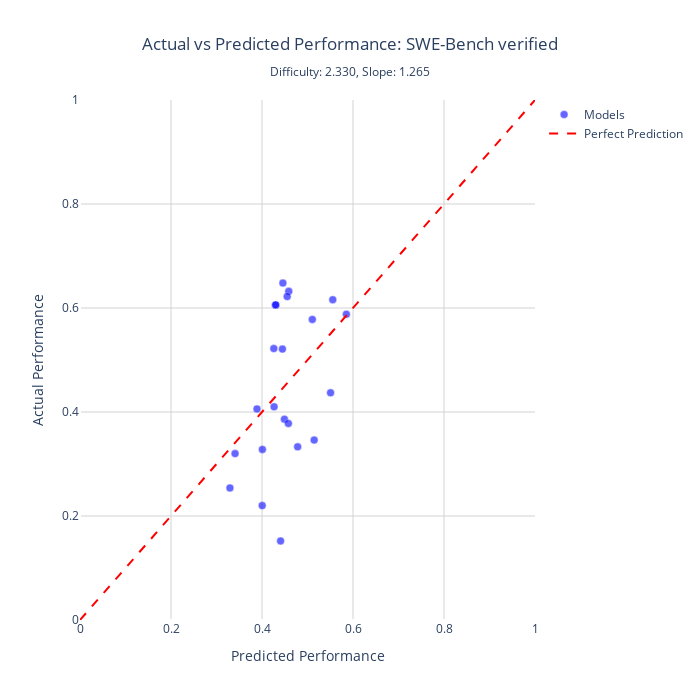

Notebook cell for this chart:
### Code cell
import plotly.graph_objects as go

def plot_benchmark_performance_interactive(benchmark_name, df_data=df1, df_capabilities=df_cm1, df_benchmarks=df_db1):
    """
    Create an interactive plotly scatter plot comparing actual vs predicted performance
    for a specific benchmark with model names shown on hover.
    
    Parameters:
    -----------
    benchmark_name : str
        Name of the benchmark to plot
    df_data : DataFrame
        DataFrame containing performance data (default: df1)
    df_capabilities : DataFrame
        DataFrame containing model capabilities (default: df_cm1)
    df_benchmarks : DataFrame
        DataFrame containing benchmark parameters (default: df_db1)
    """
    
    def logistic(x):
        return 1.0 / (1.0 + np.exp(-x))
    
    # Get data for this benchmark
    bench_data = df_data[df_data['benchmark'] == benchmark_name].copy()
    
    if len(bench_data) == 0:
        print(f"No data found for benchmark: {benchmark_name}")
        print(f"Available benchmarks: {sorted(df_data['benchmark'].unique())}")
        return
    
    # Get benchmark parameters
    bench_params_df = df_benchmarks[df_benchmarks['benchmark_name'] == benchmark_name]
    if len(bench_params_df) == 0:
        print(f"No parameters found for benchmark: {benchmark_name}")
        return
    
    bench_params = bench_params_df.iloc[0]
    D = bench_params['estimated_difficulty']
    alpha = bench_params['estimated_slope']
    
    # Merge with model capabilities
    bench_data = bench_data.merge(df_capabilities[['model', 'estimated_capability']], on='model', how='left')
    
    # Calculate predicted performance
    bench_data['predicted'] = logistic(alpha * (bench_data['estimated_capability'] - D))
    
    # Create the scatter plot
    fig = go.Figure()
    
    # Add scatter points
    fig.add_trace(go.Scatter(
        x=bench_data['predicted'],
        y=bench_data['performance'],
        mode='markers',
        marker=dict(
            size=8,
            color='blue',
            opacity=0.6,
            line=dict(width=0.5, color='white')
        ),
        text=bench_data['model'],
        hovertemplate='<b>%{text}</b><br>' +
                      'Predicted: %{x:.3f}<br>' +
                      'Actual: %{y:.3f}<br>' +
                      '<extra></extra>',
        name='Models'
    ))
    
    # Add diagonal line (perfect prediction)
    fig.add_trace(go.Scatter(
        x=[0, 1],
        y=[0, 1],
        mode='lines',
        line=dict(color='red', dash='dash', width=2),
        name='Perfect Prediction',
        hovertemplate='<extra></extra>'
    ))
    
    # Update layout
    fig.update_layout(
        title=dict(
            text=f'Actual vs Predicted Performance: {benchmark_name}<br>' +
                 f'<sub>Difficulty: {D:.3f}, Slope: {alpha:.3f}</sub>',
            x=0.5,
            xanchor='center'
        ),
        xaxis=dict(
            title='Predicted Performance',
            range=[0, 1],
            gridcolor='lightgray'
        ),
        yaxis=dict(
            title='Actual Performance',
            range=[0, 1],
            gridcolor='lightgray'
        ),
        width=700,
        height=700,
        hovermode='closest',
        plot_bgcolor='white',
        showlegend=True
    )
    
    # fig.write_image("outputs/notebooks/benchmark_performance_interactive_swe_bench.pdf")
    fig.show()
    
    # Print some statistics
    residuals = bench_data['performance'] - bench_data['predicted']
    rmse = np.sqrt(np.mean(residuals**2))
    mae = np.mean(np.abs(residuals))
    
    print(f"\nBenchmark: {benchmark_name}")
    print(f"Number of models: {len(bench_data)}")
    print(f"RMSE: {rmse:.4f}")
    print(f"MAE: {mae:.4f}")


# Example usage - change the benchmark name to plot different benchmarks
# Available benchmarks can be found in df_db1['benchmark_name'].unique()
plot_benchmark_performance_interactive('SWE-Bench verified')

# Uncomment to see all available benchmarks:
# print("\nAvailable benchmarks:")
# for benchmark in sorted(df_db1['benchmark_name'].unique()):
#     print(f"  - {benchmark}")

### Figure 1 — Plotly figure (JSON) as saved in the notebook; plotly's stock layout.template omitted (floating-point values rounded to 4 significant figures)
{"data": [{"hovertemplate": "<b>%{text}</b><br>Predicted: %{x:.3f}<br>Actual: %{y:.3f}<br><extra></extra>", "marker": {"color": "blue", "line": {"color": "white", "width": 0.5}, "opacity": 0.6, "size": 8}, "mode": "markers", "name": "Models", "text": ["claude-haiku-4-5-20251001", "o3-2025-04-16_medium", "o4-mini-2025-04-16_medium", "DeepSeek-V3.1", "claude-sonnet-4-5-20250929", "gpt-5-mini-2025-08-07_medium", "gpt-5-2025-08-07_medium", "claude-opus-4-1-20250805", "DeepSeek-R1-0528", "grok-3-beta", "claude-sonnet-4-20250514", "claude-opus-4-20250514", "gpt-4.1-mini-2025-04-14", "gpt-4.1-2025-04-14", "grok-3-mini-beta_low", "gpt-5-mini-2025-08-07_high", "claude-3-7-sonnet-20250219", "gemini-2.0-flash-001", "gpt-4o-2024-11-20", "o3-mini-2025-01-31_medium", "claude-3-5-sonnet-20241022", "claude-3-5-sonnet-20240620"], "type": "scatter", "x": [0.4298, 0.5507, 0.5147, 0.4449, 0.4459, 0.5106, 0.5854, 0.4588, 0.4784, 0.4493, 0.4301, 0.4554, 0.4009, 0.4266, 0.4409, 0.5555, 0.4259, 0.4005, 0.3295, 0.458, 0.3889, 0.3408], "y": [0.606, 0.437, 0.346, 0.521, 0.648, 0.578, 0.588, 0.632, 0.333, 0.386, 0.606, 0.622, 0.328, 0.41, 0.152, 0.616, 0.522, 0.22, 0.254, 0.378, 0.406, 0.32]}, {"hovertemplate": "<extra></extra>", "line": {"color": "red", "dash": "dash", "width": 2}, "mode": "lines", "name": "Perfect Prediction", "type": "scatter", "x": [0, 1], "y": [0, 1]}], "layout": {"height": 700, "hovermode": "closest", "plot_bgcolor": "white", "showlegend": true, "title": {"text": "Actual vs Predicted Performance: SWE-Bench verified<br><sub>Difficulty: 2.330, Slope: 1.265</sub>", "x": 0.5, "xanchor": "center"}, "width": 700, "xaxis": {"gridcolor": "lightgray", "range": [0, 1], "title": {"text": "Predicted Performance"}}, "yaxis": {"gridcolor": "lightgray", "range": [0, 1], "title": {"text": "Actual Performance"}}}}
